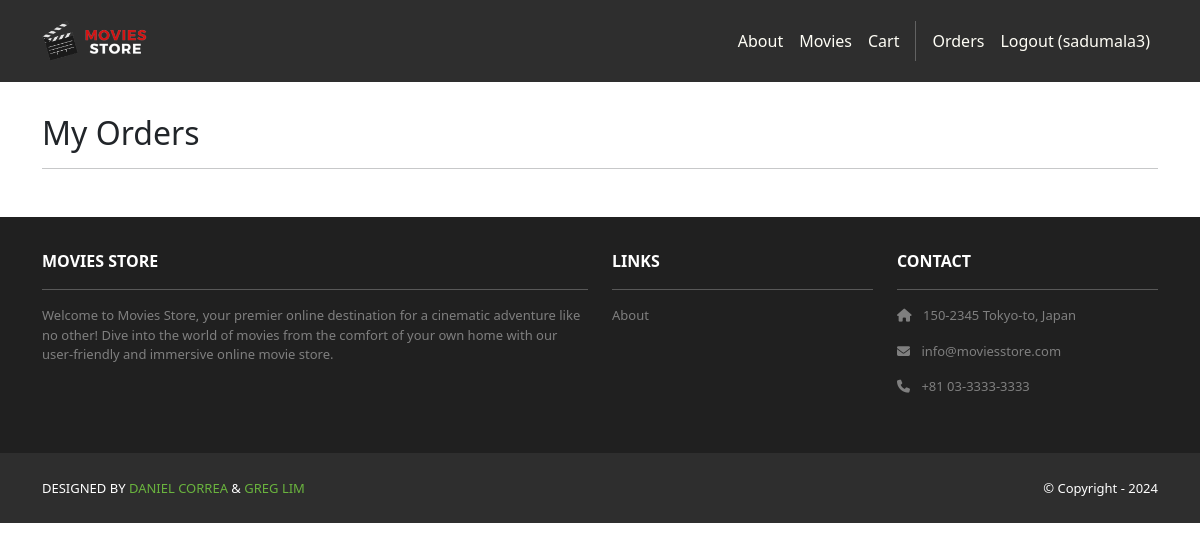
The app's page /accounts/orders/ (signed in), older data.
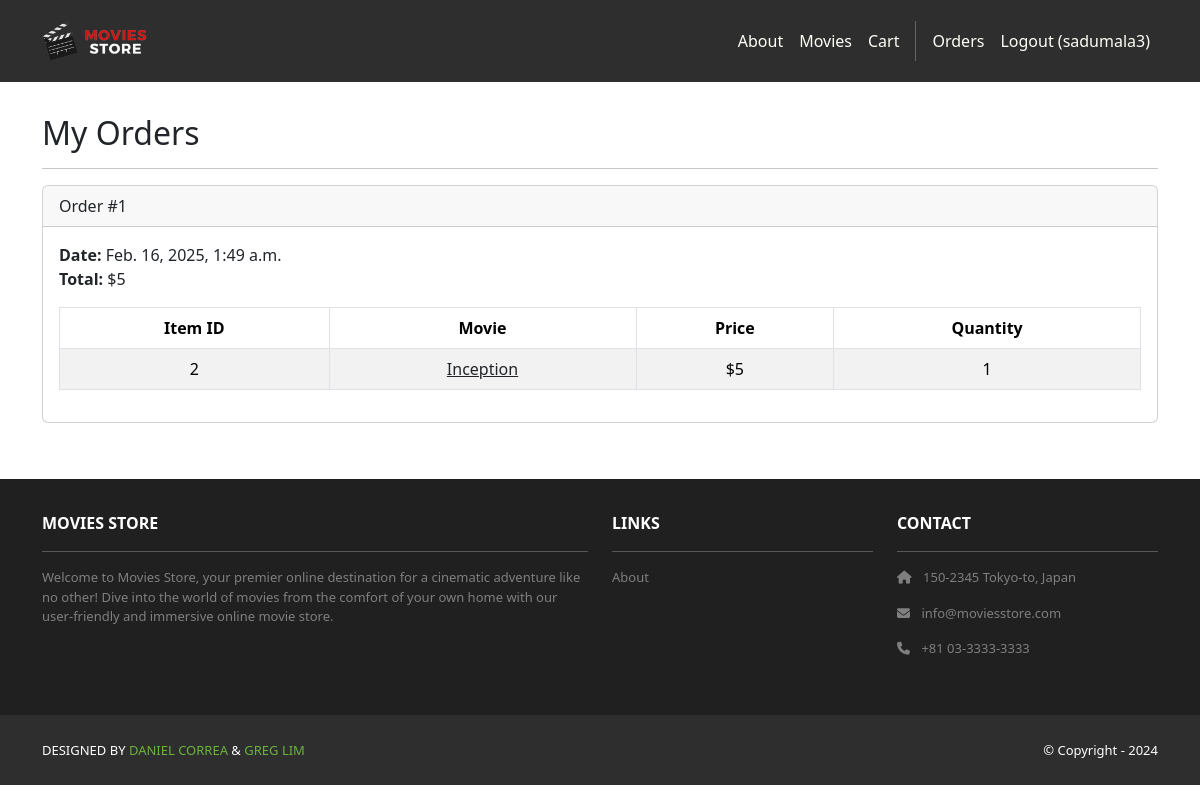
The same page, newer data.
### cart/models.py (models this page shows, shortened)
class Order(models.Model):
    id = models.AutoField(primary_key=True)
    total = models.IntegerField()
    date = models.DateTimeField(auto_now_add=True)
    user = models.ForeignKey(User,
        on_delete=models.CASCADE)

class Item(models.Model):
    id = models.AutoField(primary_key=True)
    price = models.IntegerField()
    quantity = models.IntegerField()
    order = models.ForeignKey(Order,
        on_delete=models.CASCADE)
    movie = models.ForeignKey(Movie,
        on_delete=models.CASCADE)

### movies/models.py (models this page shows, shortened)
class Movie(models.Model):
    id = models.AutoField(primary_key=True)
    name = models.CharField(max_length=255)
    price = models.IntegerField()
    description = models.TextField()
    image = models.ImageField(upload_to='movie_images/')

### accounts/views.py (the view)
# urls.py: path('orders/', views.orders, name='accounts.orders'),
@login_required
def orders(request):
    template_data = {}
    template_data['title'] = 'Orders'
    template_data['orders'] = request.user.order_set.all()
    return render(request, 'accounts/orders.html',
        {'template_data': template_data})

### accounts/templates/accounts/orders.html
{% extends 'base.html' %}
{% block content %}
<div class="p-3">
  <div class="container">
    <div class="row mt-3">
      <div class="col mx-auto mb-3">
        <h2>My Orders</h2>
        <hr />
        {% for order in template_data.orders %}
        <div class="card mb-4">
          <div class="card-header">
            Order #{{ order.id }}
          </div>
          <div class="card-body">
            <b>Date:</b> {{ order.date }}<br />
            <b>Total:</b> ${{ order.total }}<br />
            <table class="table table-bordered
              table-striped text-center mt-3">
              <thead>
                <tr>
                  <th scope="col">Item ID</th>
                  <th scope="col">Movie</th>
                  <th scope="col">Price</th>
                  <th scope="col">Quantity</th>
                </tr>
              </thead>
              <tbody>
                {% for item in order.item_set.all %}
                <tr>
                  <td>{{ item.movie.id }}</td>
                  <td>
                    <a class="link-dark"
                      href="{% url 'movies.show'
                      id=item.movie.id %}">
                      {{ item.movie.name }}
                    </a>
                  </td>
                  <td>${{ item.movie.price }}</td>
                  <td>{{ item.quantity }}</td>
                </tr>
                {% endfor %}
              </tbody>
            </table>
          </div>
        </div>
        {% endfor %}
      </div>
    </div>
  </div>
</div>
{% endblock content %}

Row changes from the older to the newer data that the page shows:
added Order: id "1", date "Feb. 16, 2025, 1:49 a.m.", total "5"
added Item: movie.id "2", movie.name "Inception", movie.price "5", quantity "1"
